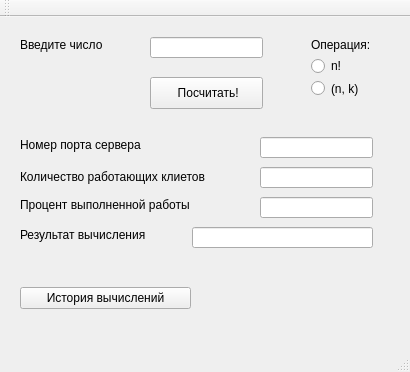
<?xml version="1.0" encoding="UTF-8"?>
<ui version="4.0">
 <class>MainWindow</class>
 <widget class="QMainWindow" name="MainWindow">
  <property name="geometry">
   <rect>
    <x>0</x>
    <y>0</y>
    <width>410</width>
    <height>372</height>
   </rect>
  </property>
  <property name="windowTitle">
   <string>Подсчет бинома и факториала для больших чисел</string>
  </property>
  <widget class="QWidget" name="centralWidget">
   <widget class="QPushButton" name="pushButton">
    <property name="geometry">
     <rect>
      <x>150</x>
      <y>60</y>
      <width>113</width>
      <height>32</height>
     </rect>
    </property>
    <property name="text">
     <string> Посчитать!</string>
    </property>
   </widget>
   <widget class="QLineEdit" name="lineEdit">
    <property name="geometry">
     <rect>
      <x>150</x>
      <y>20</y>
      <width>113</width>
      <height>21</height>
     </rect>
    </property>
   </widget>
   <widget class="QLabel" name="label">
    <property name="geometry">
     <rect>
      <x>20</x>
      <y>20</y>
      <width>121</width>
      <height>16</height>
     </rect>
    </property>
    <property name="text">
     <string>Введите число</string>
    </property>
   </widget>
   <widget class="QLineEdit" name="lineEdit_2">
    <property name="geometry">
     <rect>
      <x>260</x>
      <y>120</y>
      <width>113</width>
      <height>21</height>
     </rect>
    </property>
   </widget>
   <widget class="QLabel" name="label_2">
    <property name="geometry">
     <rect>
      <x>20</x>
      <y>120</y>
      <width>151</width>
      <height>16</height>
     </rect>
    </property>
    <property name="text">
     <string>Номер порта сервера</string>
    </property>
   </widget>
   <widget class="QLineEdit" name="lineEdit_3">
    <property name="geometry">
     <rect>
      <x>260</x>
      <y>150</y>
      <width>113</width>
      <height>21</height>
     </rect>
    </property>
   </widget>
   <widget class="QLabel" name="label_3">
    <property name="geometry">
     <rect>
      <x>20</x>
      <y>150</y>
      <width>221</width>
      <height>20</height>
     </rect>
    </property>
    <property name="text">
     <string>Количество работающих клиетов</string>
    </property>
   </widget>
   <widget class="QLineEdit" name="lineEdit_4">
    <property name="geometry">
     <rect>
      <x>260</x>
      <y>180</y>
      <width>113</width>
      <height>21</height>
     </rect>
    </property>
   </widget>
   <widget class="QLabel" name="label_4">
    <property name="geometry">
     <rect>
      <x>20</x>
      <y>180</y>
      <width>201</width>
      <height>16</height>
     </rect>
    </property>
    <property name="text">
     <string>Процент выполненной работы</string>
    </property>
   </widget>
   <widget class="QLineEdit" name="lineEdit_5">
    <property name="geometry">
     <rect>
      <x>192</x>
      <y>210</y>
      <width>181</width>
      <height>21</height>
     </rect>
    </property>
   </widget>
   <widget class="QLabel" name="label_5">
    <property name="geometry">
     <rect>
      <x>20</x>
      <y>210</y>
      <width>161</width>
      <height>16</height>
     </rect>
    </property>
    <property name="text">
     <string>Результат вычисления</string>
    </property>
   </widget>
   <widget class="QPushButton" name="pushButton_2">
    <property name="geometry">
     <rect>
      <x>20</x>
      <y>270</y>
      <width>171</width>
      <height>22</height>
     </rect>
    </property>
    <property name="text">
     <string>История вычислений</string>
    </property>
   </widget>
   <widget class="QWidget" name="verticalLayoutWidget">
    <property name="geometry">
     <rect>
      <x>300</x>
      <y>10</y>
      <width>101</width>
      <height>81</height>
     </rect>
    </property>
    <layout class="QVBoxLayout" name="verticalLayout">
     <item>
      <widget class="QLabel" name="label_6">
       <property name="text">
        <string>Операция:</string>
       </property>
       <property name="textFormat">
        <enum>Qt::AutoText</enum>
       </property>
       <property name="scaledContents">
        <bool>false</bool>
       </property>
       <property name="wordWrap">
        <bool>false</bool>
       </property>
      </widget>
     </item>
     <item>
      <widget class="QRadioButton" name="radioButton">
       <property name="text">
        <string>n!</string>
       </property>
      </widget>
     </item>
     <item>
      <widget class="QRadioButton" name="radioButton_2">
       <property name="text">
        <string>(n, k)</string>
       </property>
      </widget>
     </item>
    </layout>
   </widget>
  </widget>
  <widget class="QToolBar" name="mainToolBar">
   <attribute name="toolBarArea">
    <enum>TopToolBarArea</enum>
   </attribute>
   <attribute name="toolBarBreak">
    <bool>false</bool>
   </attribute>
  </widget>
  <widget class="QStatusBar" name="statusBar"/>
 </widget>
 <layoutdefault spacing="6" margin="11"/>
 <resources/>
 <connections/>
</ui>
